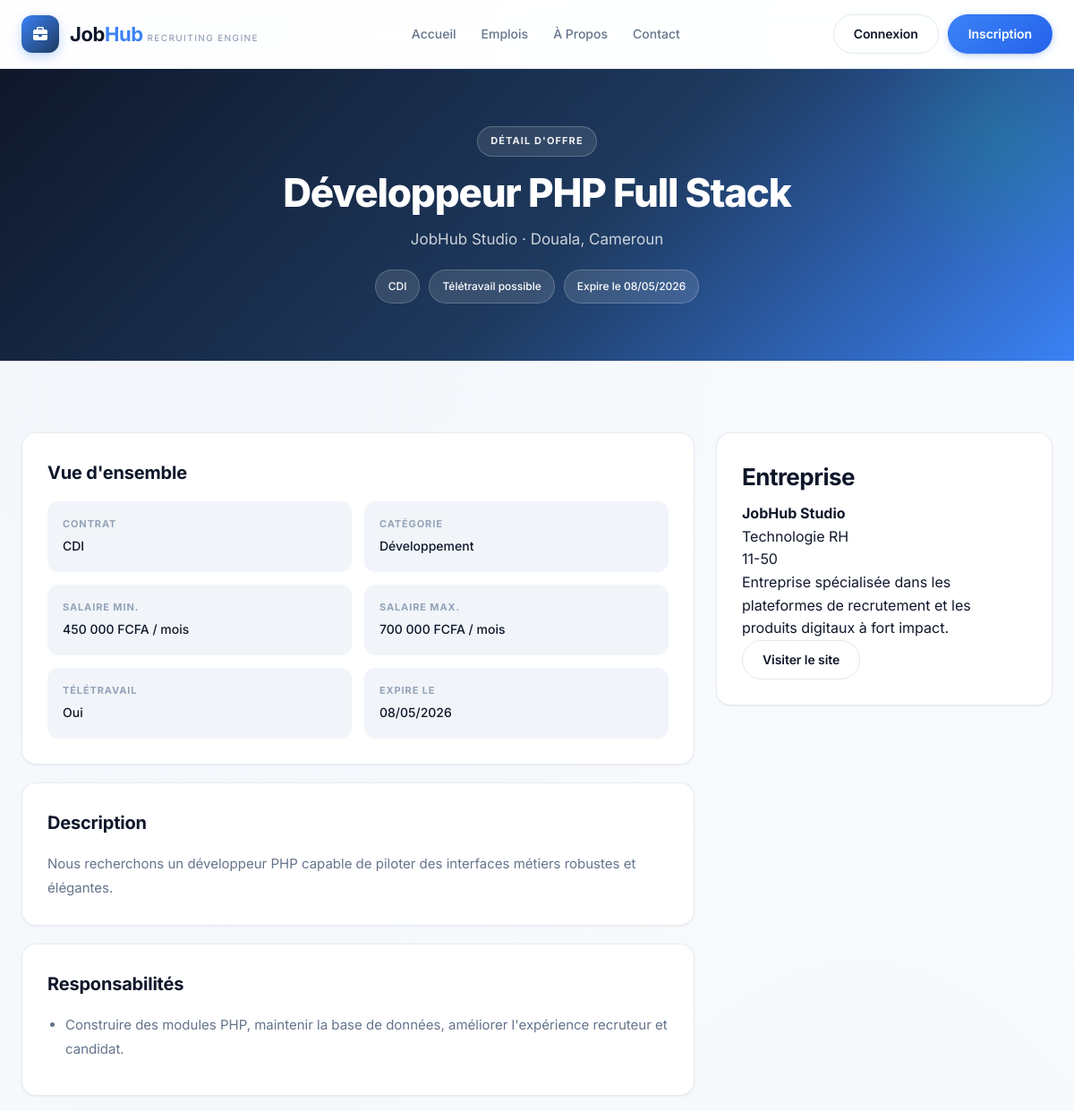
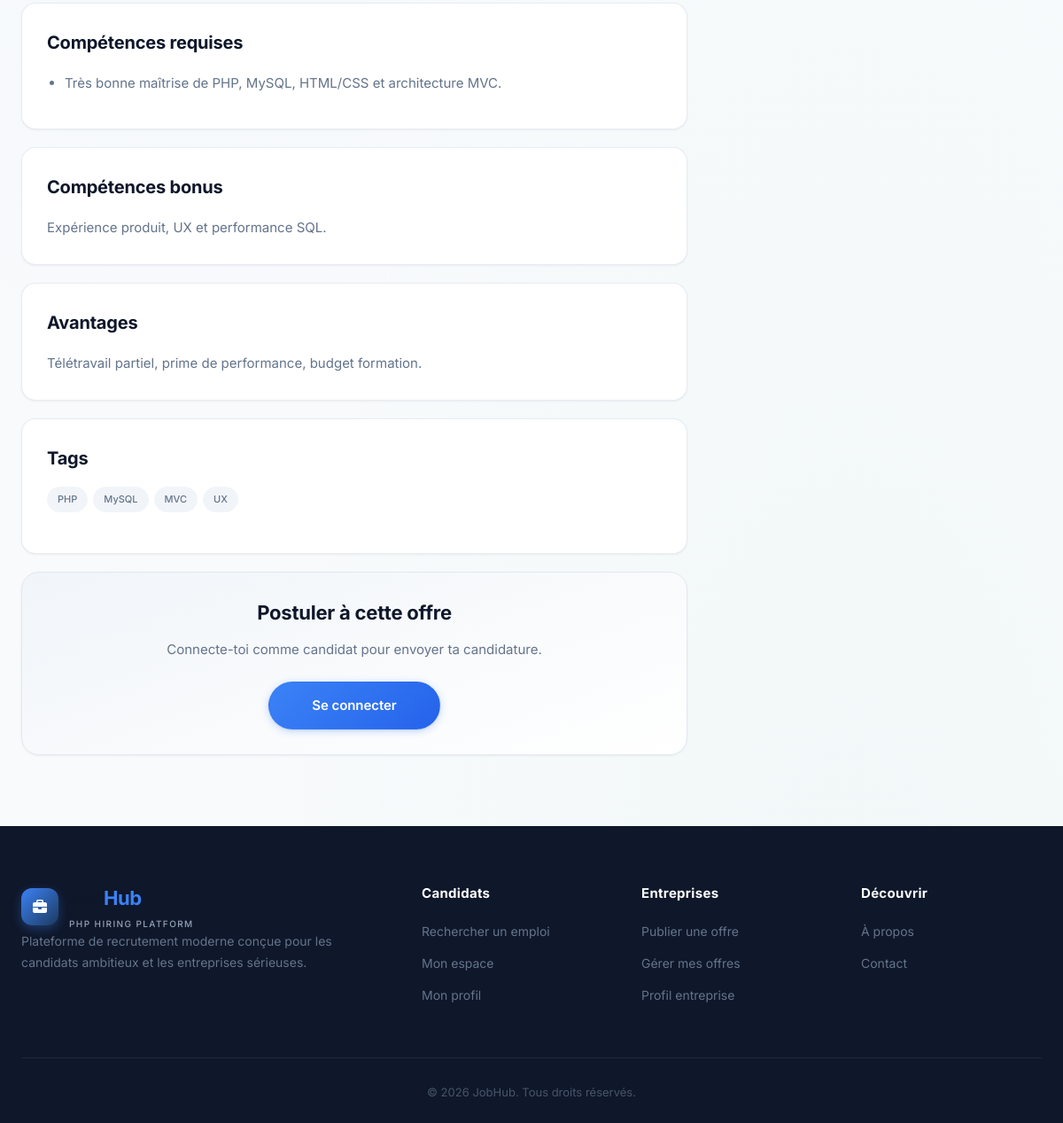
The page /views/job-details.php?id=1 on the database its author committed (2 pictures, top to bottom).
### tables this page shows
CREATE TABLE jobs (
    id INT AUTO_INCREMENT PRIMARY KEY,
    company_user_id INT NOT NULL,
    category_id INT DEFAULT NULL,
    title VARCHAR(190) NOT NULL,
    contract_type VARCHAR(80) NOT NULL,
    city VARCHAR(120) NOT NULL,
    country VARCHAR(120) NOT NULL,
    remote_allowed TINYINT(1) NOT NULL DEFAULT 0,
    salary_min DECIMAL(12,2) DEFAULT NULL,
    salary_max DECIMAL(12,2) DEFAULT NULL,
    salary_period VARCHAR(50) DEFAULT NULL,
    description TEXT NOT NULL,
    responsibilities TEXT DEFAULT NULL,
    requirements TEXT DEFAULT NULL,
    bonus_skills TEXT DEFAULT NULL,
    benefits TEXT DEFAULT NULL,
    experience_level VARCHAR(80) DEFAULT NULL,
    education_level VARCHAR(80) DEFAULT NULL,
    tags VARCHAR(255) DEFAULT NULL,
    expires_at DATE DEFAULT NULL,
    status ENUM('draft', 'published', 'closed') NOT NULL DEFAULT 'published',
    created_at TIMESTAMP DEFAULT CURRENT_TIMESTAMP,
    updated_at TIMESTAMP DEFAULT CURRENT_TIMESTAMP ON UPDATE CURRENT_TIMESTAMP,
    CONSTRAINT fk_jobs_company FOREIGN KEY (company_user_id) REFERENCES users(id) ON DELETE CASCADE,
    CONSTRAINT fk_jobs_category FOREIGN KEY (category_id) REFERENCES categories(id) ON DELETE SET NULL
);

CREATE TABLE company_profiles (
    user_id INT PRIMARY KEY,
    company_name VARCHAR(190) NOT NULL,
    industry VARCHAR(120) DEFAULT NULL,
    company_size VARCHAR(50) DEFAULT NULL,
    description TEXT DEFAULT NULL,
    website_url VARCHAR(255) DEFAULT NULL,
    founded_year INT DEFAULT NULL,
    address VARCHAR(255) DEFAULT NULL,
    postal_code VARCHAR(50) DEFAULT NULL,
    city VARCHAR(120) DEFAULT NULL,
    country VARCHAR(120) DEFAULT NULL,
    contact_name VARCHAR(190) DEFAULT NULL,
    contact_role VARCHAR(120) DEFAULT NULL,
    contact_email VARCHAR(190) DEFAULT NULL,
    contact_phone VARCHAR(50) DEFAULT NULL,
    linkedin_url VARCHAR(255) DEFAULT NULL,
    twitter_url VARCHAR(255) DEFAULT NULL,
    facebook_url VARCHAR(255) DEFAULT NULL,
    public_profile TINYINT(1) NOT NULL DEFAULT 1,
    application_notifications TINYINT(1) NOT NULL DEFAULT 1,
    newsletter_enabled TINYINT(1) NOT NULL DEFAULT 1,
    created_at TIMESTAMP DEFAULT CURRENT_TIMESTAMP,
    updated_at TIMESTAMP DEFAULT CURRENT_TIMESTAMP ON UPDATE CURRENT_TIMESTAMP,
    CONSTRAINT fk_company_profile_user FOREIGN KEY (user_id) REFERENCES users(id) ON DELETE CASCADE
);

CREATE TABLE categories (
    id INT AUTO_INCREMENT PRIMARY KEY,
    name VARCHAR(120) NOT NULL,
    slug VARCHAR(140) NOT NULL UNIQUE,
    icon VARCHAR(80) DEFAULT NULL,
    description VARCHAR(255) DEFAULT NULL
);

### app/helpers.php (called while the page is built, shortened)
<?php
function e(?string $value): string
{
    return htmlspecialchars((string) $value, ENT_QUOTES, 'UTF-8');
}
function format_money(?float $amount, ?string $period = null): string
{
    $value = number_format($amount, 0, ',', ' ');
    $suffix = $period ? ' / ' . $period : '';
    return $value . ' FCFA' . $suffix;
}
function format_datetime(?string $value, string $format = 'd/m/Y'): string
{
    $date = new DateTimeImmutable($value);
    return $date->format($format);
}

### app/auth.php (called while the page is built, shortened)
<?php
require_once __DIR__ . '/repository.php';
function current_user(): ?array
{
    static $user = false;
    if ($user !== false) {
        return $user;
    }
    $userId = $_SESSION['user_id'] ?? null;
    $user = $userId ? find_user_by_id((int) $userId) : null;
    return $user;
}

### app/database.php (called while the page is built, shortened)
<?php
function app_config(): array
{
    return [
        'db' => [
            'host' => getenv('JOBHUB_DB_HOST') ?: 'localhost',
            'port' => getenv('JOBHUB_DB_PORT') ?: '3306',
            'name' => getenv('JOBHUB_DB_NAME') ?: 'recrutement',
            'user' => getenv('JOBHUB_DB_USER') ?: 'jobhub',
            'pass' => getenv('JOBHUB_DB_PASS') ?: 'jobhub123',
        ],
    ];
}
function db(): PDO
{
    $config = app_config()['db'];
    $dsn = sprintf(
        'mysql:host=%s;port=%s;dbname=%s;charset=utf8mb4',
        $config['host'],
        $config['port'],
        $config['name']
    );
    $pdo = new PDO($dsn, $config['user'], $config['pass'], [
        PDO::ATTR_ERRMODE => PDO::ERRMODE_EXCEPTION,
        PDO::ATTR_DEFAULT_FETCH_MODE => PDO::FETCH_ASSOC,
    ]);
    return $pdo;
}

### app/repository.php (called while the page is built, shortened)
<?php
require_once __DIR__ . '/database.php';
function query_one(string $sql, array $params = []): ?array
{
    $stmt = db()->prepare($sql);
    $stmt->execute($params);
    $row = $stmt->fetch();
    return $row ?: null;
}
function get_job_by_id(int $id): ?array
{
    return query_one(
        'SELECT j.*, c.name AS category_name, cp.company_name, cp.description AS company_description, cp.website_url, cp.industry, cp.company_size, cp.contact_email
         FROM jobs j
         INNER JOIN company_profiles cp ON cp.user_id = j.company_user_id
         LEFT JOIN categories c ON c.id = j.category_id
         WHERE j.id = ?',
        [$id]
    );
}

### views/job-details.php (the view, shortened to what this page needs)
<?php
$jobId = (int) ($_GET['id'] ?? 0);
$job = $jobId ? get_job_by_id($jobId) : null;
$user = current_user();
$assetBase = '..';
$rootPath = '/index.php';
$viewsPath = '.';
require __DIR__ . '/../app/views/header.php';
$tags = array_filter(array_map('trim', explode(',', (string) $job['tags'])));
$lines = static function (?string $text): array {
    return array_filter(array_map('trim', preg_split('/\r\n|\r|\n/', (string) $text) ?: []));
};
?>
<section class="page-header page-header-rich">
    <div class="container">
        <div class="page-header-inner">
            <span class="page-eyebrow">Détail d'offre</span>
            <h1><?= e($job['title']) ?></h1>
            <p><?= e($job['company_name']) ?> · <?= e($job['city']) ?>, <?= e($job['country']) ?></p>
            <div class="page-header-pills">
                <span><?= e($job['contract_type']) ?></span>
                <span><?= (int) $job['remote_allowed'] === 1 ? 'Télétravail possible' : 'Présentiel' ?></span>
                <span>Expire le <?= e(format_datetime($job['expires_at'])) ?></span>
            </div>
        </div>
    </div>
</section>
<section class="job-details-section">
    <div class="container">
        <div class="job-detail-container">
            <div class="job-detail-card">
                <div class="job-section">
                    <h2>Vue d'ensemble</h2>
                    <div class="detail-grid">
                        <div><strong>Contrat</strong><span><?= e($job['contract_type']) ?></span></div>
                        <div><strong>Catégorie</strong><span><?= e($job['category_name'] ?: 'Général') ?></span></div>
                        <div><strong>Salaire min.</strong><span><?= e(format_money((float) $job['salary_min'], $job['salary_period'])) ?></span></div>
                        <div><strong>Salaire max.</strong><span><?= e(format_money((float) $job['salary_max'], $job['salary_period'])) ?></span></div>
                        <div><strong>Télétravail</strong><span><?= (int) $job['remote_allowed'] === 1 ? 'Oui' : 'Non' ?></span></div>
                        <div><strong>Expire le</strong><span><?= e(format_datetime($job['expires_at'])) ?></span></div>
                    </div>
                </div>
                <div class="job-section">
                    <h2>Description</h2>
                    <p><?= nl2br(e($job['description'])) ?></p>
                </div>
                <div class="job-section">
                    <h2>Responsabilités</h2>
                    <ul>
                        <?php foreach ($lines($job['responsibilities']) as $line): ?>
                            <li><?= e($line) ?></li>
                        <?php endforeach; ?>
                    </ul>
                </div>
                <div class="job-section">
                    <h2>Compétences requises</h2>
                    <ul>
                        <?php foreach ($lines($job['requirements']) as $line): ?>
                            <li><?= e($line) ?></li>
                        <?php endforeach; ?>
                    </ul>
                </div>
                <?php if ($job['bonus_skills']): ?>
                    <div class="job-section">
                        <h2>Compétences bonus</h2>
                        <p><?= nl2br(e($job['bonus_skills'])) ?></p>
                    </div>
                <?php endif; ?>
                <?php if ($job['benefits']): ?>
                    <div class="job-section">
                        <h2>Avantages</h2>
                        <p><?= nl2br(e($job['benefits'])) ?></p>
                    </div>
                <?php endif; ?>
                <?php if ($tags): ?>
                    <div class="job-section">
                        <h2>Tags</h2>
                        <div class="job-tags">
                            <?php foreach ($tags as $tag): ?>
                                <span><?= e($tag) ?></span>
                            <?php endforeach; ?>
                        </div>
                    </div>
                <?php endif; ?>
                <div class="apply-section apply-surface">
                    <h3>Postuler à cette offre</h3>
                    <?php if (!$user): ?>
                        <p>Connecte-toi comme candidat pour envoyer ta candidature.</p>
                        <a href="/views/login.php" class="btn btn-primary">Se connecter</a>
                    <?php elseif ($user['role'] !== 'candidate'): ?>
                        <p>Seuls les comptes candidats peuvent postuler.</p>
                    <?php elseif (has_applied($jobId, (int) $user['id'])): ?>
                        <p>Tu as déjà postulé à cette offre.</p>
                    <?php endif; ?>
                </div>
            </div>
            <aside class="job-side-card">
                <h3>Entreprise</h3>
                <p><strong><?= e($job['company_name']) ?></strong></p>
                <p><?= e($job['industry'] ?: 'Secteur non précisé') ?></p>
                <p><?= e($job['company_size'] ?: 'Taille non précisée') ?></p>
                <?php if ($job['company_description']): ?>
                    <p><?= nl2br(e($job['company_description'])) ?></p>
                <?php endif; ?>
                <?php if ($job['website_url']): ?>
                    <a class="btn btn-outline" href="<?= e($job['website_url']) ?>" target="_blank" rel="noreferrer">Visiter le site</a>
                <?php endif; ?>
            </aside>
        </div>
    </div>
</section>
<?php require __DIR__ . '/../app/views/footer.php'; ?>

### app/views/header.php (shortened to what this page needs)
<?php
$currentUser = current_user();
?>
<!DOCTYPE html>
<html lang="fr">
<head>
    <link rel="stylesheet" href="<?= e($assetBase ?? '') ?>/views/css/style.css">
    <link rel="stylesheet" href="https://cdnjs.cloudflare.com/ajax/libs/font-awesome/6.4.0/css/all.min.css">
</head>
<body>
    <header class="header">
        <div class="container">
            <nav class="navbar">
                <div class="brand-lockup">
                    <div class="logo-mark">
                        <i class="fas fa-briefcase"></i>
                    </div>
                    <div class="logo">
                        <a href="<?= e($rootPath ?? '/index.php') ?>">
                            <span>Job<strong>Hub</strong></span>
                            <small>Recruiting Engine</small>
                        </a>
                    </div>
                </div>
                <ul class="nav-menu">
                    <li><a href="<?= e($rootPath ?? '/index.php') ?>" class="nav-link">Accueil</a></li>
                    <li><a href="<?= e($rootPath ?? '/index.php') ?>#jobs" class="nav-link">Emplois</a></li>
                    <li><a href="<?= e($viewsPath ?? '/views') ?>/about.php" class="nav-link">À Propos</a></li>
                    <li><a href="<?= e($viewsPath ?? '/views') ?>/contact.php" class="nav-link">Contact</a></li>
                </ul>
                <div class="nav-buttons">
                    <?php if ($currentUser): ?>
                        <span class="user-chip"><?= e($currentUser['first_name']) ?> · <?= e($currentUser['role'] === 'admin' ? 'Admin' : $currentUser['role']) ?></span>
                        <?php if ($currentUser['role'] === 'admin'): ?>
                            <a href="<?= e($viewsPath ?? '/views') ?>/dashboard-admin.php" class="btn btn-outline">Admin</a>
                        <?php elseif ($currentUser['role'] === 'company'): ?>
                            <a href="<?= e($viewsPath ?? '/views') ?>/dashboard-entreprise.php" class="btn btn-outline">Dashboard</a>
                        <?php else: ?>
                            <a href="<?= e($viewsPath ?? '/views') ?>/dashboard-candidat.php" class="btn btn-outline">Dashboard</a>
                        <?php endif; ?>
                        <a href="<?= e($viewsPath ?? '/views') ?>/logout.php" class="btn btn-primary">Déconnexion</a>
                    <?php else: ?>
                        <a href="<?= e($viewsPath ?? '/views') ?>/login.php" class="btn btn-outline">Connexion</a>
                        <a href="<?= e($viewsPath ?? '/views') ?>/inscription.php" class="btn btn-primary">Inscription</a>
                    <?php endif; ?>
                </div>
            </nav>
        </div>
    </header>

### app/views/footer.php (shortened to what this page needs)
    <footer class="footer">
        <div class="container">
            <div class="footer-content">
                <div class="footer-col">
                    <div class="footer-brand">
                        <div class="logo-mark">
                            <i class="fas fa-briefcase"></i>
                        </div>
                        <div class="logo">
                            <span>Job<strong>Hub</strong></span>
                            <small>PHP hiring platform</small>
                        </div>
                    </div>
                    <p>Plateforme de recrutement moderne conçue pour les candidats ambitieux et les entreprises sérieuses.</p>
                </div>
                <div class="footer-col">
                    <h3>Candidats</h3>
                    <ul>
                        <li><a href="<?= e($rootPath ?? '/index.php') ?>#jobs">Rechercher un emploi</a></li>
                        <li><a href="<?= e($viewsPath ?? '/views') ?>/dashboard-candidat.php">Mon espace</a></li>
                        <li><a href="<?= e($viewsPath ?? '/views') ?>/profil-candidat.php">Mon profil</a></li>
                    </ul>
                </div>
                <div class="footer-col">
                    <h3>Entreprises</h3>
                    <ul>
                        <li><a href="<?= e($viewsPath ?? '/views') ?>/poster-offre.php">Publier une offre</a></li>
                        <li><a href="<?= e($viewsPath ?? '/views') ?>/dashboard-entreprise.php">Gérer mes offres</a></li>
                        <li><a href="<?= e($viewsPath ?? '/views') ?>/profil-entreprise.php">Profil entreprise</a></li>
                    </ul>
                </div>
                <div class="footer-col">
                    <h3>Découvrir</h3>
                    <ul>
                        <li><a href="<?= e($viewsPath ?? '/views') ?>/about.php">À propos</a></li>
                        <li><a href="<?= e($viewsPath ?? '/views') ?>/contact.php">Contact</a></li>
                    </ul>
                </div>
            </div>
            <div class="footer-bottom">
                <p>&copy; 2026 JobHub. Tous droits réservés.</p>
            </div>
        </div>
    </footer>
</body>
</html>

### rows shown on the page
jobs: title "Développeur PHP Full Stack", company_profiles.company_name "JobHub Studio", city "Douala", country "Cameroun", contract_type "CDI", expires_at "08/05/2026", category.name "Développement", salary_min+salary_period "450 000 FCFA / mois", salary_max+salary_period "700 000 FCFA / mois", description "Nous recherchons un développeur PHP capable de piloter des interfaces métiers robustes et élégantes.", responsibilities "Construire des modules PHP, maintenir la base de données, améliorer l'expérience recruteur et candidat.", requirements "Très bonne maîtrise de PHP, MySQL, HTML/CSS et architecture MVC.", bonus_skills "Expérience produit, UX et performance SQL.", benefits "Télétravail partiel, prime de performance, budget formation.", tags "PHP", tags "MySQL", tags "MVC", tags "UX", company_profiles.industry "Technologie RH", company_profiles.company_size "11-50", company_profiles.description "Entreprise spécialisée dans les plateformes de recrutement et les produits digitaux à fort impact."
